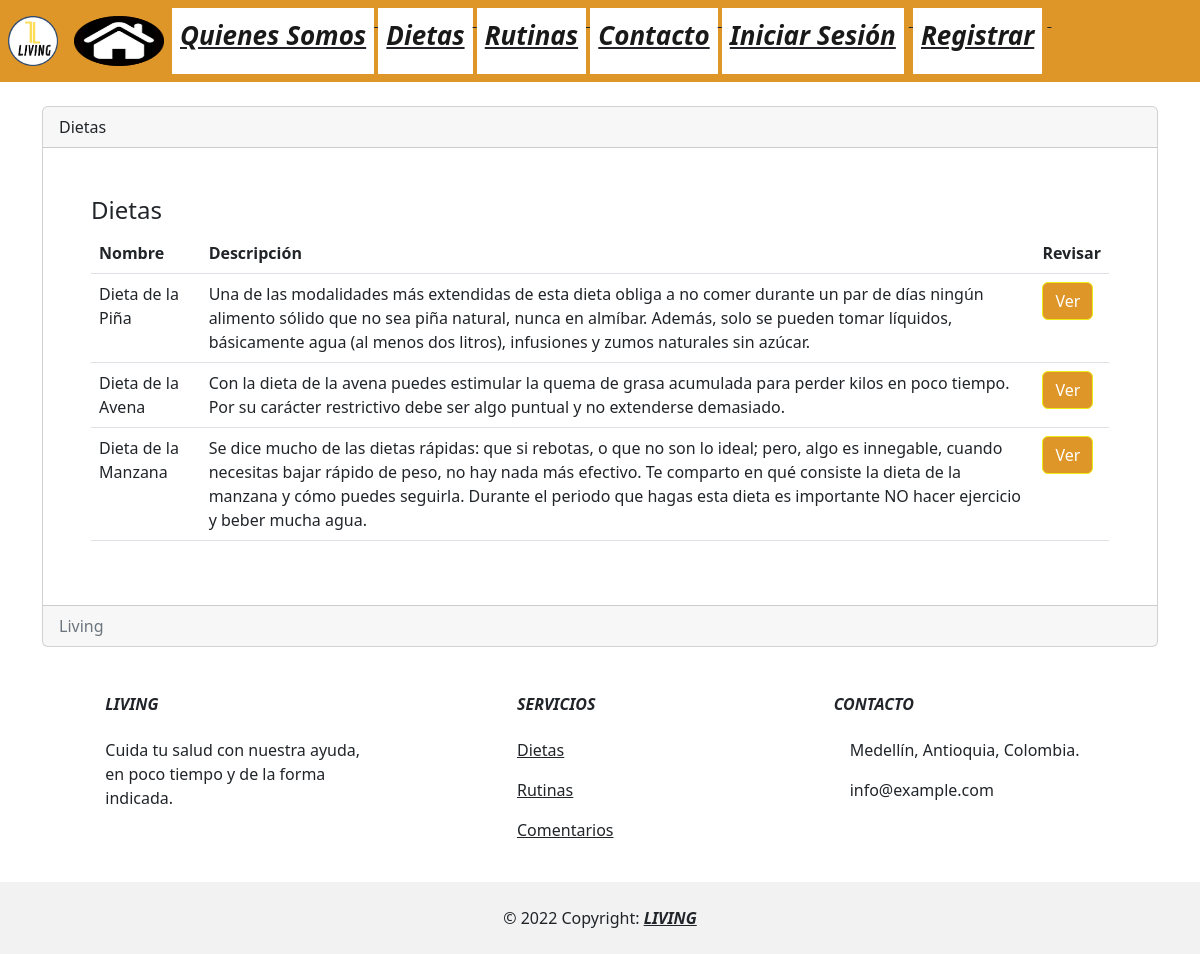
Page /dietas on the committed database.
### movie/models.py (models this page shows, shortened)
class Dieta(models.Model):
    Id_dieta = models.IntegerField(primary_key=True)
    nombre_dieta = models.CharField(max_length= 40)
    desc_dieta = models.CharField(max_length= 400)
    info_dieta1 = models.CharField(max_length= 750, null = True)
    info_dieta2 = models.CharField(max_length= 750, blank=True)
    info_dieta3 = models.CharField(max_length= 750, blank=True)
    recomendacion = models.CharField(max_length= 750, blank=True)
    duracion_dieta = models.SmallIntegerField(null=True)
    d_dieta = models.CharField(max_length= 3, blank = True) #este campo solo existe para poder acceder a cada dieta desde el catalogo

### movie/views.py (the view)
# urls.py: path('dietas', views.dietas, name='dietas'),
def dietas(request):
    dietas = Dieta.objects.all()
    return render(request, 'dietas.html', {'dietas': dietas })#, {'data': data})

### movie/templates/dietas.html (shortened to what this page needs)
{% extends "base.html" %}
{% block style %}
style="
      font-style: italic ;
      font-weight: bolder;
      text-decoration: underline;
      background-color: rgb(223, 150, 41) ;
      "
{% endblock %}
{% block contenido %}
<div class="card">
    <div class="card-header">
        Dietas
    </div>
    <div class="card-body p-5">
        <h4 class="card-title">Dietas</h4>
        <div class="table-responsive">
            <table class="table">
                <thead>
                    <tr>
                        <th scope="col">Nombre</th>
                        <th scope="col">Descripción</th>
                        <th scope="col">Revisar</th>
                    </tr>
                </thead>
                <tbody>
                    {% for dieta in dietas %}
                    <tr>
                        <td>{{ dieta.nombre_dieta }}</td>
                        <td>{{ dieta.desc_dieta }}</td>
                        <td><a class="btn btn-success" style="
                            background-color: rgb(223, 150, 41); border-color: rgb(236, 236, 16);" href="dietas/{{ dieta.d_dieta }}" role="button">Ver</a></td>
                    </tr>
                    {% endfor %}
                </tbody>
            </table>
        </div>
    </div>
    <div class="card-footer text-muted">
        Living
    </div>
</div>
{% endblock %}

### rows in the picture
Dieta: nombre_dieta "Dieta de la Piña", desc_dieta "Una de las modalidades más extendidas de esta dieta obliga a no comer durante un par de días ningún alimento sólido que no sea piña natural, nunca en almíbar. Además, solo se pueden tomar líquidos, básicamente agua (al menos dos litros), infusiones y zumos naturales sin azúcar."
Dieta: nombre_dieta "Dieta de la Avena", desc_dieta "Con la dieta de la avena puedes estimular la quema de grasa acumulada para perder kilos en poco tiempo. Por su carácter restrictivo debe ser algo puntual y no extenderse demasiado."
Dieta: nombre_dieta "Dieta de la Manzana", desc_dieta "Se dice mucho de las dietas rápidas: que si rebotas, o que no son lo ideal; pero, algo es innegable, cuando necesitas bajar rápido de peso, no hay nada más efectivo. Te comparto en qué consiste la dieta de la manzana y cómo puedes seguirla. Durante el periodo que hagas esta dieta es importante NO hacer ejercicio y beber mucha agua."
